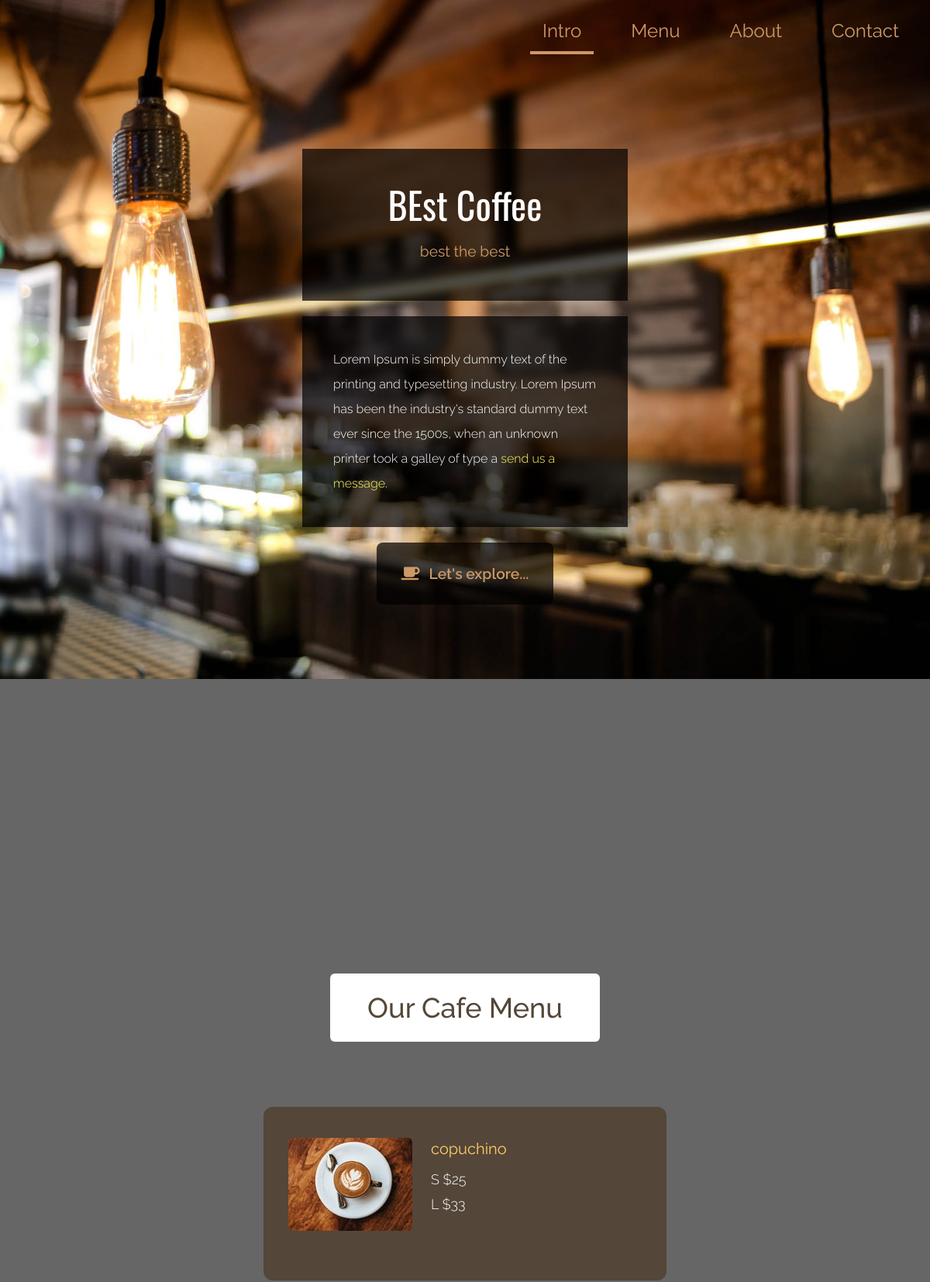
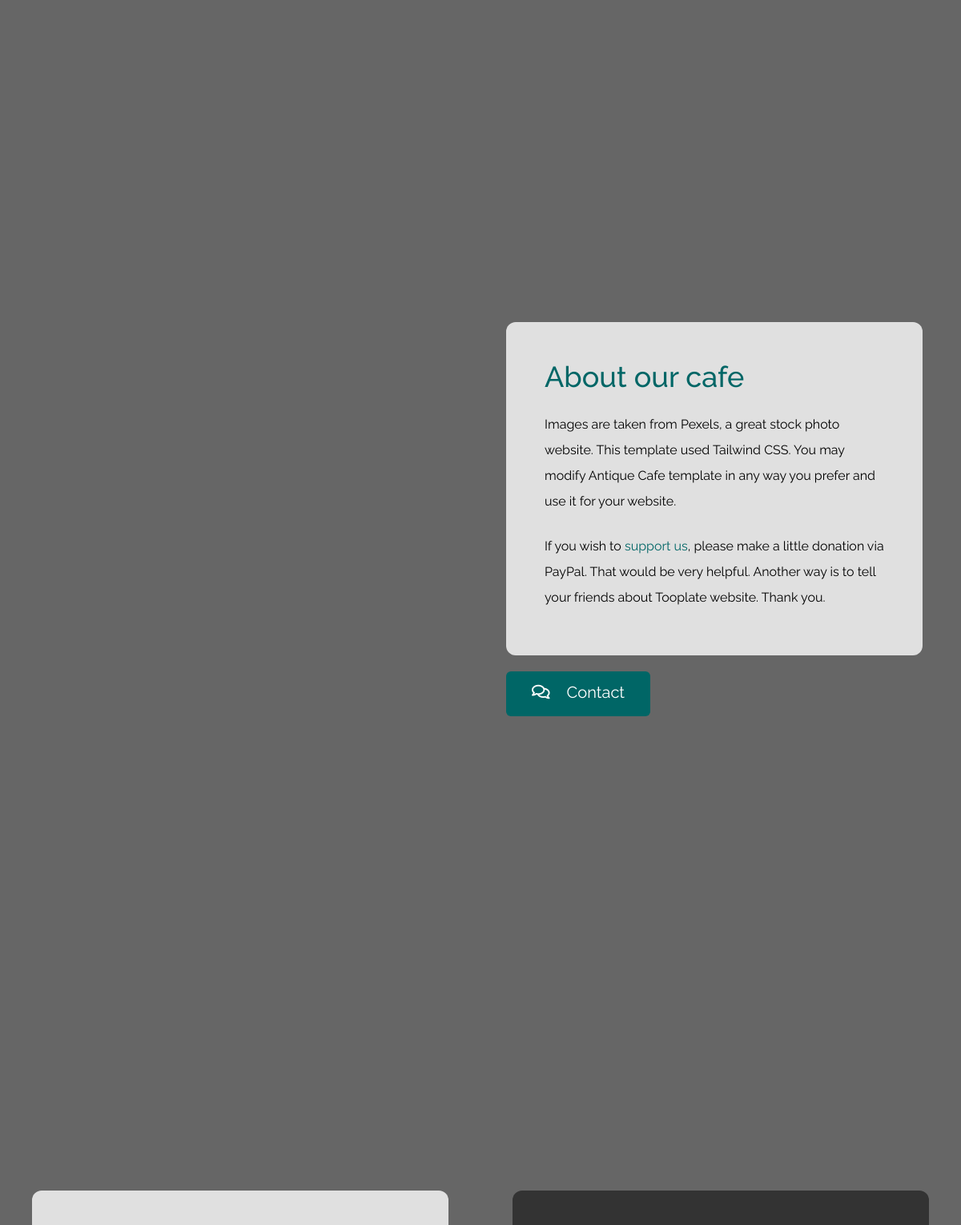
The page / (upper part) on the database its author committed (2 pictures, top to bottom).
### pages/models.py (models this page shows, shortened)
class Sarlavha(models.Model):
    cafe_name = models.CharField(max_length=30)
    bio =  models.CharField(max_length=15)
    about = models.CharField(max_length=200)

class Menu(models.Model):
    cofee_name = models.CharField(max_length=25)
    big_price = models.PositiveIntegerField(default=0)
    small_price = models.PositiveIntegerField(default=0)
    img = models.ImageField(upload_to='images/')

### pages/views.py (the view, shortened to what this page needs)
# urls.py: 2. Add a URL to urlpatterns:  path('', Home.as_view(), name='home')
def Home(request):
    sarlavha = Sarlavha.objects.all()
    menu = Menu.objects.all()
    contact = Contact.objects.all()
    context = {
        'sarlavha':sarlavha,
        'menu':menu ,
        'contact' : contact
    }
    return render(request, 'index.html', context)

### templates/index.html (shortened to what this page needs)
<!DOCTYPE html>
<html lang="en">
<head>
    <link rel="stylesheet" href="/static/css/all.min.css">
    <link rel="stylesheet" href="/static/css/tailwind.css">
    <link rel="stylesheet" href="/static/css/tooplate-antique-cafe.css">
</head>
<body>
    <div id="intro" class="parallax-window" data-parallax="scroll" data-image-src="/static/img/antique-cafe-bg-01.jpg">
        <nav id="tm-nav" class="fixed w-full">
            <div class="tm-container mx-auto px-2 md:py-6 text-right">
                <ul class="mb-3 md:mb-0 text-2xl font-normal flex justify-end flex-col md:flex-row">
                    <li class="inline-block mb-4 mx-4"><a href="#intro" class="tm-text-gold py-1 md:py-3 px-4">Intro</a></li>
                    <li class="inline-block mb-4 mx-4"><a href="#menu" class="tm-text-gold py-1 md:py-3 px-4">Menu</a></li>
                    <li class="inline-block mb-4 mx-4"><a href="#about" class="tm-text-gold py-1 md:py-3 px-4">About</a></li>
                    <li class="inline-block mb-4 mx-4"><a href="#contact" class="tm-text-gold py-1 md:py-3 px-4">Contact</a></li>
                </ul>
            </div>
        </nav>
        <div class="container mx-auto px-2 tm-intro-width">
        {% for x in sarlavha %}
            <div class="sm:pb-60 sm:pt-48 py-20">
                <div class="bg-black bg-opacity-70 p-12 mb-5 text-center">
                    <h1 class="text-white text-5xl tm-logo-font mb-5">{{x.cafe_name}}</h1>
                    <p class="tm-text-gold tm-text-2xl">{{x.bio}}</p>
                </div>
                <div class="bg-black bg-opacity-70 p-10 mb-5">
                    <p class="text-white leading-8 text-sm font-light">
                        {{x.about}} <a rel="nofollow" href="https://www.tooplate.com/contact" target="_parent">send us a message</a>. </p>
                </div>
            {% endfor %}
                <div class="text-center">
                    <div class="inline-block">
                        <a href="#menu" class="flex justify-center items-center bg-black bg-opacity-70 py-6 px-8 rounded-lg font-semibold tm-text-2xl tm-text-gold hover:text-gray-200 transition">
                            <i class="fas fa-coffee mr-3"></i>
                            <span>Let's explore...</span>
                        </a>
                    </div>
                </div>
            </div>
        </div>
    </div>
    <div id="menu" class="parallax-window" data-parallax="scroll" data-image-src="/static/img/antique-cafe-bg-02.jpg">
        <div class="container mx-auto tm-container py-24 sm:py-48">
            <div class="text-center mb-16">
                <h2 class="bg-white tm-text-brown py-6 px-12 text-4xl font-medium inline-block rounded-md">Our Cafe Menu</h2>
            </div>
            {% for y in menu %}
                <div class="flex flex-col lg:flex-row justify-around items-center">
                    <div class="flex-1 m-5 rounded-xl px-4 py-6 sm:px-8 sm:py-10 tm-bg-brown tm-item-container">
                        <div class="flex items-start mb-6 tm-menu-item">
                            <img src="/static/img/menu-item-1.jpg" alt="Image" class="rounded-md">
                            <div class="ml-3 sm:ml-6">
                                <h3 class="text-lg sm:text-xl mb-2 sm:mb-3 tm-text-yellow">{{y.cofee_name}}</h3>
                                <div class="text-white text-md sm:text-lg font-light mb-1">S ${{y.small_price}}</div>
                                <div class="text-white text-md sm:text-lg font-light">L ${{y.big_price}}</div>
                            </div>
                        </div>
            {% endfor %}
            </div>
        </div>
    </div>
    <div id="about" class="parallax-window" data-parallax="scroll" data-image-src="/static/img/antique-cafe-bg-03.jpg">
        <div class="container mx-auto tm-container py-24 sm:py-48">
            <div class="tm-item-container sm:ml-auto sm:mr-12 mx-auto sm:px-0 px-4">
                <div class="bg-white bg-opacity-80 p-12 pb-14 rounded-xl mb-5">
                    <h2 class="mb-6 tm-text-green text-4xl font-medium">About our cafe</h2>
                    <p class="mb-6 text-base leading-8">
                        Images are taken from Pexels, a great stock photo website. This template used Tailwind CSS. You may modify Antique Cafe template in any way you prefer and use it for your website.
                  </p>
                    <p class="text-base leading-8">
                        If you wish to <a rel="nofollow" href="https://www.tooplate.com/contact" target="_parent">support us</a>, please make a little donation via PayPal. That would be
                    very helpful. Another way is to tell your friends about Tooplate website. Thank you. </p>
                </div>
                <a href="#contact" class="inline-block tm-bg-green transition text-white text-xl pt-3 pb-4 px-8 rounded-md">
                    <i class="far fa-comments mr-4"></i>
                    Contact
                </a>
            </div>
        </div>
    </div>
    <div id="contact" class="parallax-window relative" data-parallax="scroll" data-image-src="/static/img/antique-cafe-bg-04.jpg">
        <div class="container mx-auto tm-container pt-24 pb-48 sm:py-48">
            <div class="flex flex-col lg:flex-row justify-around items-center lg:items-stretch">
                <div class="flex-1 rounded-xl px-10 py-12 m-5 bg-white bg-opacity-80 tm-item-container">
                </div>
                <div class="flex-1 rounded-xl p-12 pb-14 m-5 bg-black bg-opacity-50 tm-item-container">
                    </div>
            </div>
        </div>
    </div>
</body>
</html>

### static/css/tooplate-antique-cafe.css (style rules this page uses)
body { font-family: 'Raleway', sans-serif; background-color: #666; }
p a { color: #FF6; }
#about p a { color: #066; }
.tm-logo-font { font-family: 'Oswald', sans-serif; }
.tm-container { max-width: 1200px; }
.parallax-window { min-height: 1064px; background: transparent; }
.tm-text-yellow { color: #FC6; }
.tm-text-gold { color: #CC9966; }
.tm-text-brown { color: #544639; }
.tm-text-green { color: #006666; }
.tm-bg-brown { background-color: #544639; }
.tm-bg-green { background-color: #006666; }
.tm-intro-width { max-width: 436px; }
.tm-item-container { max-width: 520px; }
#tm-nav { z-index: 1000; transition: all 0.3s ease; }
#tm-nav li a { border-bottom-color: transparent; transition: all 0.3s ease; }
#tm-nav li a.current, #tm-nav li a:hover { border-bottom: 4px solid #CC9966; }
.tm-text-2xl { font-size: 1.2rem; line-height: 2rem; }

### rows shown on the page
Sarlavha: cafe_name "BEst Coffee", bio "best the best", about "Lorem Ipsum is simply dummy text of the printing and typesetting industry. Lorem Ipsum has been the industry's standard dummy text ever since the 1500s, when an unknown printer took a galley of type a"
Menu: cofee_name "copuchino", small_price "25", big_price "33"
